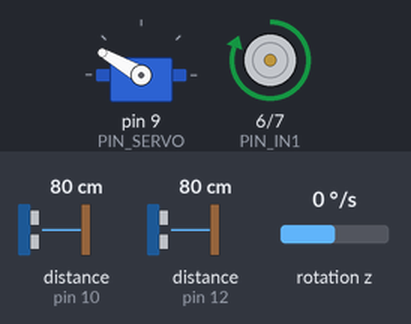
This sketch was run on a simulated Arduino Uno, built with avr-gcc and run on an emulated ATmega328P. On the bench: servo, motor-driver pin pairs drawn as motors (green arrow = first pin HIGH = forward, orange = second pin HIGH = backward, longer = more drive, scaled by the enable pin). Wiring (inferred from the names in the program): 2 × ultrasonic range finder: trigger pin 8, echo pin 10 / trigger pin 11, echo pin 12; MPU-6050 motion sensor at I2C address 0x68. Inputs (shaded band) come from the test bench; at power-on: distance to the obstacle (sensors on pin 10, pin 12) 80 cm, rotation z 0 °/s. The echo pulse lasts 58.3 µs per cm.

Above: at 4.2 s.
4.3 s: distance to the obstacle (sensor on pin 10) set to 64 cm
5.8 s: distance to the obstacle (sensor on pin 10) set to 55 cm
At 7.0 s:
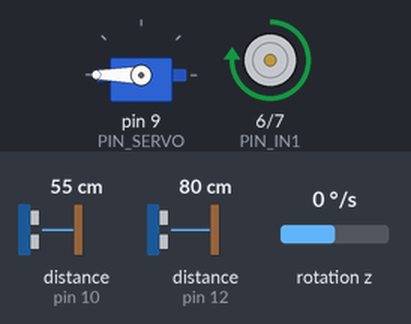
7.3 s: rotation z set to 27 °/s
10.3 s: rotation z set to 31 °/s
13.3 s: distance to the obstacle (sensor on pin 12) set to 2 cm
At 16.2 s:
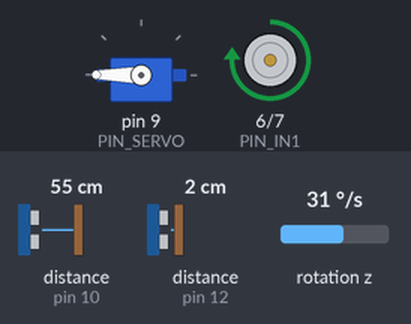
16.3 s: distance to the obstacle (sensor on pin 12) set to 25 cm
19.3 s: distance to the obstacle (sensor on pin 12) set to 29 cm
Timing chart, 0 to 22.3 s (numbered marks = the images above; inputs shaded):
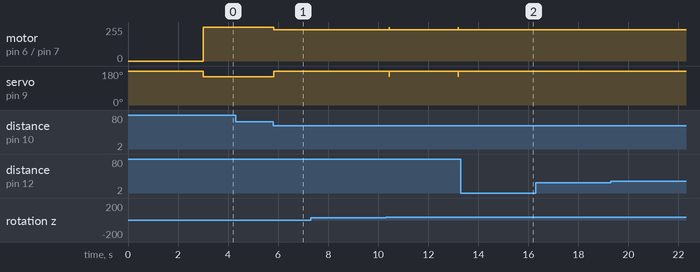

Measured:
- the behaviour switches between 61 and 60 cm on distance to the obstacle (sensor on pin 10) (found by bisection; images 0 and 1)
- after the input at 4.3 s, every drawn part: stays the same
- after the input at 5.8 s, motor on pin 6 (PIN_IN1) / pin 7 (PIN_IN2): forward 255/255 → forward 235/255 at once; servo on pin 9 (PIN_SERVO): 150° → 180° at once
- after the input at 7.3 s, every drawn part: stays the same
- after the input at 13.3 s, motor on pin 6 (PIN_IN1) / pin 7 (PIN_IN2): stays forward 235/255 (without the input it goes to forward 255/255 after 2.7 s); servo on pin 9 (PIN_SERVO): stays 180° (without the input it goes to 150° after 2.7 s)

The sketch:

main.ino
```cpp
#include <Wire.h>
#include <Servo.h>

// --- КОНФИГУРАЦИЯ ПИНОВ ---
const int PIN_ENA = 5;  const int PIN_IN1 = 6;  const int PIN_IN2 = 7;
const int PIN_SERVO = 9;
const int PIN_TRIG_F = 8; const int PIN_ECHO_F = 10; // Передний датчик
const int PIN_TRIG_S = 11; const int PIN_ECHO_S = 12; // Боковой (правый) датчик
const int MPU_ADDR = 0x68;

Servo steer;

// --- ПАРАМЕТРЫ ДВИЖЕНИЯ ---
int CENTER = 180;         // Твоя точка прямолинейного движения
int BASE_SPEED = 255;     // Скорость на прямых
int TARGET_DIST = 35;     // Дистанция до стены в см
bool isClockwise = false;  // Поменяй на false, если едешь против часовой

// PID коэффициенты для езды вдоль стены
float kp = 4.0;
float kd = 1.5;
float lastSideError = 0;

// Переменные гироскопа
float currentAngle = 0;
unsigned long lastTime;

// Состояния робота
enum State { FOLLOW_WALL, TURN };
State currentState = FOLLOW_WALL;
float turnTargetAngle = 0;

void setup() {
  Serial.begin(9600);
  Wire.begin();
  steer.attach(PIN_SERVO);
  steer.write(CENTER);

  pinMode(PIN_ENA, OUTPUT); pinMode(PIN_IN1, OUTPUT); pinMode(PIN_IN2, OUTPUT);
  pinMode(PIN_TRIG_F, OUTPUT); pinMode(PIN_ECHO_F, INPUT);
  pinMode(PIN_TRIG_S, OUTPUT); pinMode(PIN_ECHO_S, INPUT);

  // Старт MPU6050
  Wire.beginTransmission(MPU_ADDR);
  Wire.write(0x6B); Wire.write(0);
  Wire.endTransmission(true);

  delay(3000); // Время поставить робота на старт
  lastTime = millis();
}

void loop() {
  updateAngle();
  int distFront = getDist(PIN_TRIG_F, PIN_ECHO_F);
  int distSide = getDist(PIN_TRIG_S, PIN_ECHO_S);

  if (currentState == FOLLOW_WALL) {
    // Езда прямо вдоль стены
    driveStraight(distSide);

    // Если стена впереди близко — начинаем поворот
    if (distFront > 5 && distFront < 60) {
      currentState = TURN;
      if (isClockwise) turnTargetAngle = currentAngle - 85; // Поворот направо
      else turnTargetAngle = currentAngle + 85;            // Поворот налево
    }
  }
  else if (currentState == TURN) {
    // Режим поворота
    executeTurn();
  }
}

// Функция езды вдоль стены (PID)
void driveStraight(int currentDist) {
  float error = currentDist - TARGET_DIST;
  float p = error * kp;
  float d = (error - lastSideError) * kd;
  lastSideError = error;

  float correction = p + d;

  // Если едем против часовой, инвертируем руль
  if (!isClockwise) correction = -correction;

  int angle = CENTER + constrain(correction, -30, 30);
  steer.write(angle);

  moveMotors(BASE_SPEED);
}

// Функция поворота по гироскопу
void executeTurn() {
  int turnSteer;
  if (isClockwise) {
    turnSteer = CENTER - 30; // Выворачиваем руль вправо (учти, CENTER у тебя 210)
    if (currentAngle <= turnTargetAngle) currentState = FOLLOW_WALL;
  } else {
    turnSteer = CENTER + 30; // Выворачиваем руль влево
    if (currentAngle >= turnTargetAngle) currentState = FOLLOW_WALL;
  }

  steer.write(turnSteer);
  moveMotors(BASE_SPEED - 20); // Чуть медленнее на повороте
}

// Вспомогательные функции
void moveMotors(int speed) {
  digitalWrite(PIN_IN1, HIGH);
  digitalWrite(PIN_IN2, LOW);
  analogWrite(PIN_ENA, speed);
}

int getDist(int trig, int echo) {
  digitalWrite(trig, LOW); delayMicroseconds(2);
  digitalWrite(trig, HIGH); delayMicroseconds(10);
  digitalWrite(trig, LOW);
  long duration = pulseIn(echo, HIGH, 30000); // Таймаут 30мс
  int dist = duration * 0.034 / 2;
  if (dist == 0) return 400; // Если ничего не видит
  return dist;
}

void updateAngle() {
  unsigned long now = millis();
  float dt = (now - lastTime) / 1000.0;
  lastTime = now;

  Wire.beginTransmission(MPU_ADDR);
  Wire.write(0x47);
  Wire.endTransmission(false);
  Wire.requestFrom(MPU_ADDR, 2, true);
  int16_t gz = Wire.read()<<8|Wire.read();

  float gyroRate = gz / 131.0;
  if (abs(gyroRate) > 0.3) currentAngle += gyroRate * dt;
}
```
